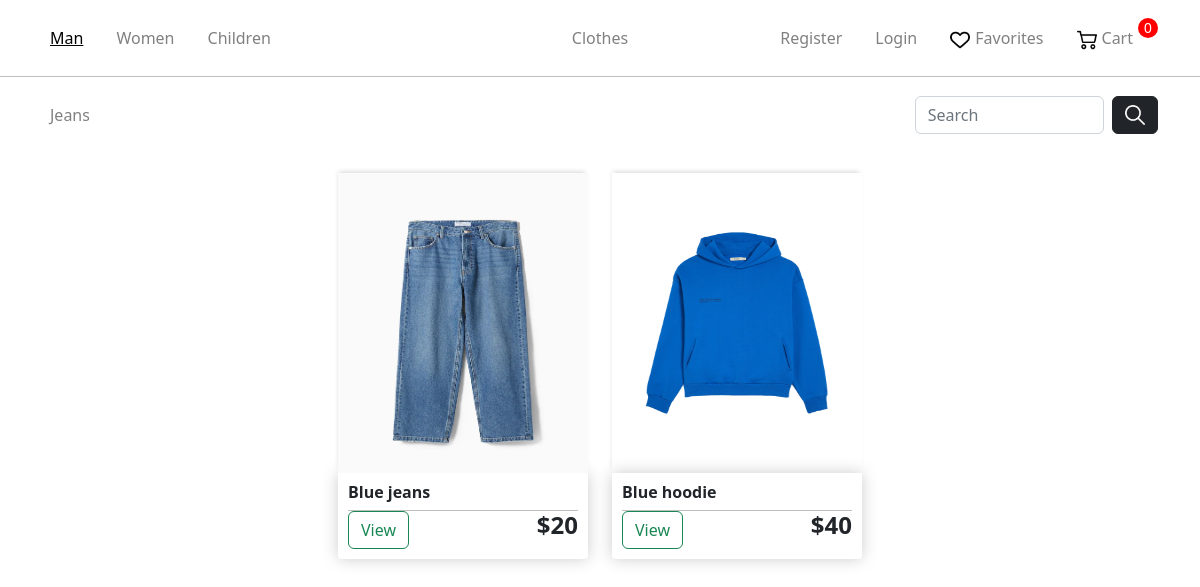
Screenshot of /gender/man/ with the database file from the repository.
### store/models.py (models this page shows, shortened)
class Gender(models.Model):
    name = models.CharField(max_length=100, db_index=True)
    slug = models.SlugField(max_length=255, unique=True, db_index=True)
    categories_id = models.ManyToManyField('Category')
    def get_absolute_url(self):
        return reverse('gender', kwargs={'gender_slug': self.slug})

class Category(models.Model):
    name = models.CharField(max_length=100, db_index=True)
    slug = models.SlugField(max_length=255, unique=True, db_index=True)

class Product(models.Model):
    AVAILABILITY =(
        ('Y', 'В наличии'),
        ('N', 'Нет в наличии'),
    )
    name = models.CharField(max_length=255)
    slug = models.SlugField(max_length=255, unique=True, db_index=True)
    description = models.TextField(blank=True)
    discount = models.BooleanField(default=False)
    price = models.IntegerField()
    price_discount = models.IntegerField(blank=True)
    photo = models.ImageField(upload_to="photos")
    size = models.CharField(max_length=255)
    availability = models.CharField(max_length=1,choices = AVAILABILITY,default = '')
    cat = models.ForeignKey('Category', on_delete=models.PROTECT)
    gender = models.ForeignKey('Gender', on_delete=models.PROTECT)
    sizes = models.ManyToManyField('Size')

### store/views.py (the view)
# urls.py: path('gender/<slug:gender_slug>/', views.gender, name = "gender"),
def gender(request, gender_slug):
    search_input = request.GET.get('search_area')
    gender = Gender.objects.get(slug=gender_slug)
    cats = gender.categories_id.all()
    if search_input:
        products = Product.objects.filter(gender=gender, name__icontains=search_input)
    else:
        products = Product.objects.filter(gender=gender)
    context = {
            "cats": cats,
            "products": products,
    }
    context = get_user_context(context,request)
    context["gender_selected"] = gender
    return render(request, 'store/gender.html', context)

### store/templatetags/store_tags.py (called while the page is built)
@register.simple_tag(name='getcatsurl')
def get_categoriesURL(gender, cat):
    return reverse('category', kwargs={'category_slug': cat.slug, 'gender_slug': gender.slug})

### store/utils.py (called while the page is built)
def get_user_context(dict,request):
    context = dict
    genders = Gender.objects.all()
    ordered = 1
    if not request.user.is_authenticated:
        ordered = 0
    else:
        order_qs = Order.objects.filter(user=request.user, ordered=False)
        if order_qs.exists():
            context["order"] = order_qs[0]
        else:
            ordered = 0
    context["genders"] = genders
    context["gender_selected"] = -1
    context["cat_selected"] = -1
    context["ordered"] = ordered
    return context

### store/templates/store/gender.html (shortened to what this page needs)
{% extends 'store/layout.html' %}
{% load static %}
{% load store_tags %}
{% block categories %}
<ul class="nav navbar-nav w-100 flex-nowrap">
	{% for cat in cats%}
	<li class="nav-item active">
		{% getcatsurl gender=gender_selected cat=cat as URL%}
		<a class="nav-link lk" href="{{URL}}">{{cat.name}}</a>
    </li>
	{% endfor %}
</ul>
{% endblock %}
{% block content %}
    <link rel="stylesheet" href="{% static 'store/css/CategoriesCartCheckout.css' %}">
	<div class="row">
		{%for product in products%}
		<div style="width: 274px; height: 300px;" class="col-lg-4">
			<img style="height: 300px;" class="thumbnail" src="{{product.photo.url}}">
			<div class="box-element product">
				<h6><strong>{{product.name}}</strong></h6>
				<hr>
				<a class="btn btn-outline-success" href="{% url 'product' product_slug=product.slug %}">View</a>
				<h4 style="display: inline-block; float: right"><strong>${{product.price}}</strong></h4>
			</div>
		</div>
		{%endfor%}
	</div>
{% endblock %}

### store/templates/store/layout.html (shortened to what this page needs)
{% load static %}
<!doctype html>
<html lang="en">
<head>
    <link rel="stylesheet" href="https://cdn.jsdelivr.net/npm/bootstrap@5.2.3/dist/css/bootstrap.min.css">
    <link rel="stylesheet" href="{% static 'store/css/main.css' %}">
</head>
<body>
    <nav class="navbar navbar-expand-sm navbar-dark main-nav">
    <div class="container justify-content-center">
        <ul class="nav navbar-nav w-100 flex-nowrap">
            {% for gender in genders%}
            <li class="nav-item active">
                {%if gender == gender_selected%}
                <p class="nav-link-selected lk" >{{gender.name}}</p>
                {%else%}
                <a class="nav-link lk" href="{{gender.get_absolute_url}}">{{gender.name}}</a>
                {%endif%}
            {% endfor %}
        </ul>
        <ul class="nav navbar-nav justify-content-center">
            <li class="nav-item"><a class="nav-link" href="{% url 'main' %}">Clothes</a></li>
        </ul>
        <ul class="nav navbar-nav w-100 justify-content-end">
            {% if request.user.is_authenticated %}
            <li class="nav-item">
                <a class="nav-link lk" href="{% url 'logout' %}">Logout</a>
            </li>
            {%else%}
            <li class="nav-item">
                <a class="nav-link lk" href="{% url 'register' %}">Register</a>
            </li>
            <li class="nav-item">
                <a class="nav-link lk" href="{% url 'login' %}">Login</a>
            </li>
            {%endif%}
            <li class="nav-item">
                <a class="nav-link lk icon" href="{% url 'liked' %}"><img src="../../static/store/img/heart.png" alt="Heart Icon">Favorites</a>
            </li>
            <li class="nav-item">
                {%if not ordered%}
                    <p class="cart-total">0</p>
                {%else%}
                    <p class="cart-total">{{order.products.count}}</p>
                {%endif%}
                <a class="nav-link lk icon" href="{% url 'cart' %}"><img src="../../static/store/img/shopping-cart.png" alt="Cart Icon">Cart</a>
            </li>
        </ul>
    </div>
    </nav>
    <hr class="nav">
    <nav class="navbar navbar-expand-sm navbar-dark sec-nav">
    <div class="container justify-content-center">
        {%block categories%}{% endblock %}
        <form class="d-flex" role="search">
        <input class="form-control search-input me-2" type="search" placeholder="Search" aria-label="Search" name ="search_area" value="{{ search_input }}">
        <button type="button" class="btn btn-dark"><img src="../../static/store/img/loupe.png" alt="Loupe Icon"></button>
        </form>
    </div>
    </nav>
    {% block content %}
    {% endblock %}
</body>
</html>

### store/static/store/css/main.css (style rules this page uses)
.navbar .icon img { height: 20px; vertical-align: middle; margin-right: 5px; }
.navbar { padding: 18px; }
.navbar-expand-sm .navbar-nav .lk { padding-right: 25px; }
.navbar-nav .nav-link { color: gray; transition: color 0.2s ease-in-out; }
.navbar-nav .nav-link-selected { color:black; transition: color 0.2s ease-in-out; padding :8px 25px 8px 8px; margin-bottom :0px; text-decoration: underline; }
.navbar .cart-total { display: block; text-align: center; color: white; background-color: red; width: 20px; height: 20px; border-radius: 50%; font-size: 14px; font-family: Arial , sans-serif; float: right; }
.btn-dark { padding-top: 2px; }
.navbar .btn-dark img { height: 20px; width: 20px; vertical-align: middle; }
hr { margin: 0; color: black; }

### store/static/store/css/CategoriesCartCheckout.css (style rules this page uses)
.box-element { box-shadow:hsl(0, 0%, 80%) 0 0 16px; background-color: white; border-radius: 4px; padding: 10px; }
.thumbnail { width: 100%; height: 200px; -webkit-box-shadow: -1px -3px 5px -2px rgba(214, 214, 214); -moz-box-shadow: -1px -3px 5px -2px rgba(214, 214, 214); box-shadow: -1px -3px 5px -2px rgba(214, 214, 214); }
.product { border-radius: 0 0 4px 4px; }
.col-lg-4 { width: 23%; }
.row { display: flex; justify-content: center; align-items: center; margin-top: 20px; width: 100%; margin-left: 0; }

### rows the page displays
Gender: name "Man"
Gender: name "Women"
Gender: name "Children"
Category: name "Jeans"
Product: photo (picture), name "Blue jeans", price "20"
Product: photo (picture), name "Blue hoodie", price "40"
